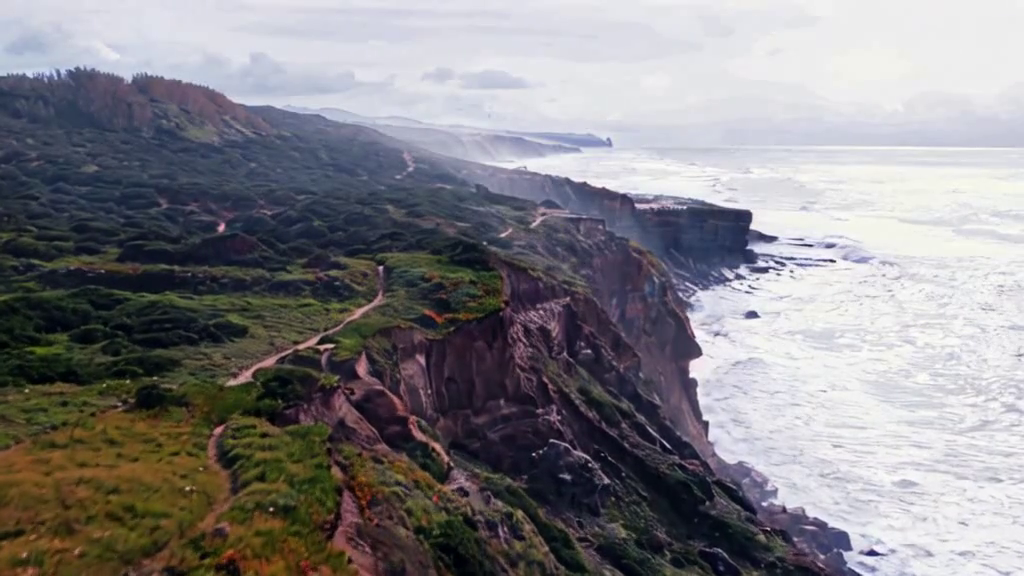
#> input picture frame 12 of examples/generated/cliffwater_interpolated.mp4, 1024 x 576 px, given in place of horses.mp4, which was not available
$ python cli.py
#> lines starting #> are read from the running program, lines starting #| are printed output that depends on the picture; pictures that were not available may be replaced by others from this repository, and a replacement may not be noted
### keyframe-detection/video-keyframe-detector-master/KeyFrameDetector/key_frame_detector.py
import os
import cv2
import csv
import numpy as np
import time
import peakutils
from KeyFrameDetector.utils import convert_frame_to_grayscale, prepare_dirs, plot_metrics

def keyframeDetection(source, dest, Thres, plotMetrics=False, verbose=True):

#> called with source = '/VideoReconstruction/input/horses.mp4', Thres = 0.3, plotMetrics = False, verbose = True
    keyframePath = dest+'/keyFrames'
    imageGridsPath = dest+'/imageGrids'
    csvPath = dest+'/csvFile'
    path2file = csvPath + '/output.csv'
    prepare_dirs(keyframePath, imageGridsPath, csvPath)

    cap = cv2.VideoCapture(source)
    length = int(cap.get(cv2.CAP_PROP_FRAME_COUNT))

    if (cap.isOpened()== False):
        print("Error opening video file")

    lstfrm = []
    lstdiffMag = []
    timeSpans = []
    images = []
    full_color = []
    lastFrame = None
    Start_time = time.process_time()

    # Read until video is completed
    for i in range(length):
        ret, frame = cap.read()
        grayframe, blur_gray = convert_frame_to_grayscale(frame)

        frame_number = cap.get(cv2.CAP_PROP_POS_FRAMES) - 1
        lstfrm.append(frame_number)
        images.append(grayframe)
        full_color.append(frame)
        if frame_number == 0:
            lastFrame = blur_gray

        diff = cv2.subtract(blur_gray, lastFrame)
        diffMag = cv2.countNonZero(diff)
        lstdiffMag.append(diffMag)
        stop_time = time.process_time()
        time_Span = stop_time-Start_time
        timeSpans.append(time_Span)
        lastFrame = blur_gray
#> this loop made 1 pass
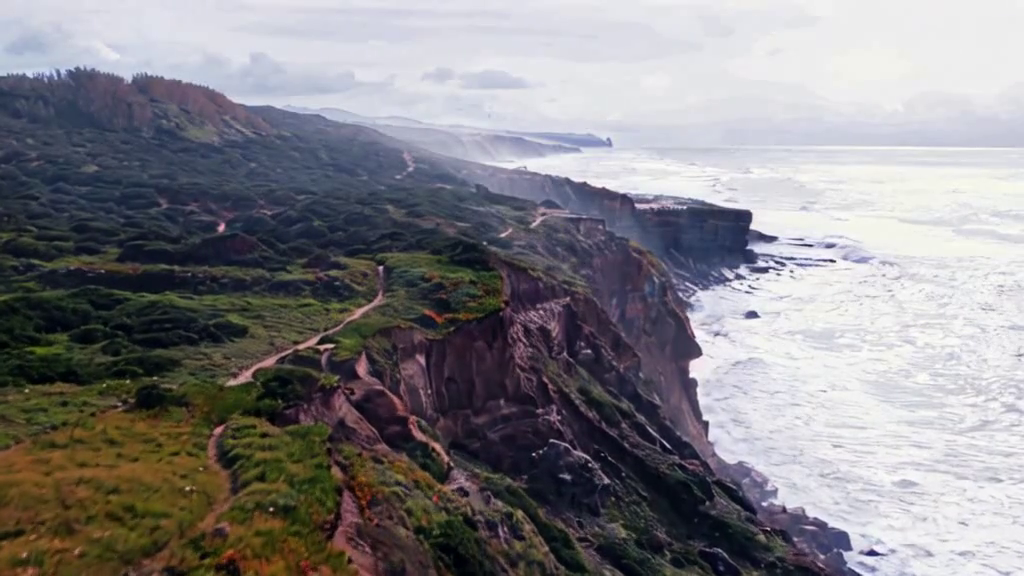
#> input picture frame 12 of examples/generated/cliffwater_interpolated.mp4, 1024 x 576 px, given in place of horses.mp4, which was not available
#> pass 1, in convert_frame_to_grayscale, `gray = cv2.cvtColor(frame, cv2.COLOR_BGR2GRAY)`:
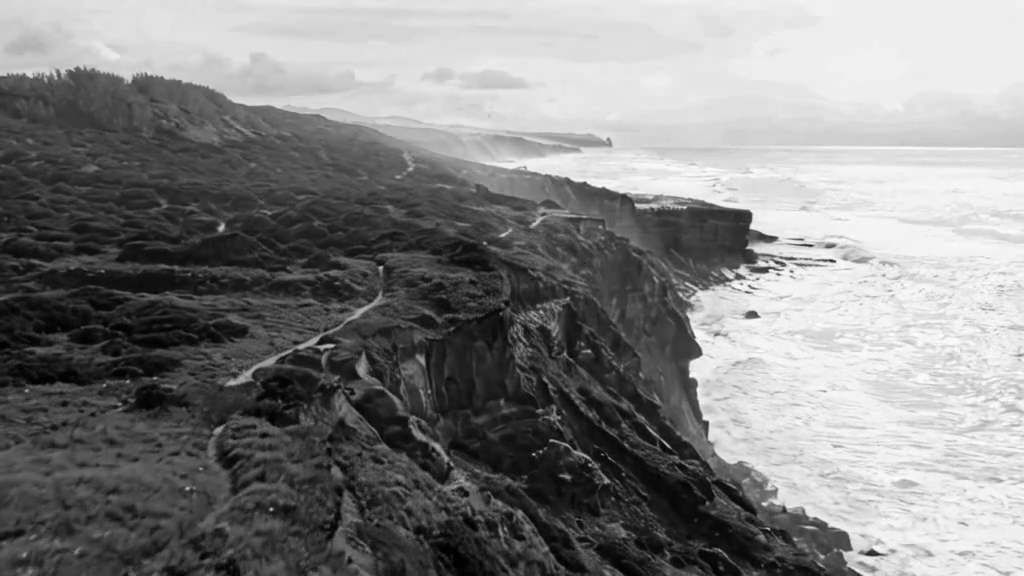
#> gray: shape (576, 1024); min 0, max 255, mean 131.3
#> frame is the input picture: shape (576, 1024, 3); mean B, G, R 134.2, 130.3, 132.4
#> after the loop, full_color = 1 item; images = 1 item; lstdiffMag = []; lstfrm = [12]; timeSpans = []

    cap.release()
    y = np.array(lstdiffMag)
    base = peakutils.baseline(y, 2)
    indices = peakutils.indexes(y-base, Thres, min_dist=1)
    print("Y: ", len(y))

    ##plot to monitor the selected keyframe
    if (plotMetrics):
        plot_metrics(indices, lstfrm, lstdiffMag)

    cnt = 1
    for x in indices:
        cv2.imwrite(os.path.join(keyframePath, str(cnt) + '_' + str(timeSpans[x]) + '.jpg'), full_color[x])
        cnt +=1
        log_message = 'keyframe ' + str(cnt) + ' happened at ' + str(timeSpans[x]) + ' sec.'
        if(verbose):
            print(log_message)
        with open(path2file, 'w') as csvFile:
            writer = csv.writer(csvFile)
            writer.writerows(log_message)
            csvFile.close()

    cv2.destroyAllWindows()

### KeyFrameDetector/utils.py
import os
import cv2
import matplotlib.pyplot as plt
from PIL import Image


def scale(img, xScale, yScale):
    res = cv2.resize(img, None, fx=xScale, fy=yScale, interpolation=cv2.INTER_AREA)
    return res


# [22 lines left out: functions crop, averagePixels, not called in this run]


def convert_frame_to_grayscale(frame):
    grayframe = None
    gray = None
    if frame is not None:
        cv2.cvtColor(frame, cv2.COLOR_BGR2GRAY)
        gray = cv2.cvtColor(frame, cv2.COLOR_BGR2GRAY)
        gray = scale(gray, 1, 1)
        grayframe = scale(gray, 1, 1)
        gray = cv2.GaussianBlur(gray, (9, 9), 0.0)
    return grayframe, gray


def prepare_dirs(keyframePath, imageGridsPath=None, csvPath=None):
    if not os.path.exists(keyframePath):
        os.makedirs(keyframePath)
    if imageGridsPath and not os.path.exists(imageGridsPath):
        os.makedirs(imageGridsPath)
    if csvPath and not os.path.exists(csvPath):
        os.makedirs(csvPath)


# [7 lines left out: function plot_metrics, not called in this run]

### keyframe-detection/video-keyframe-detector-master/cli.py
import argparse

from KeyFrameDetector.key_frame_detector import keyframeDetection

def main():
    parser = argparse.ArgumentParser()
    # horses="/home/iml2/inputs/horses.mp4"
    horses="/VideoReconstruction/input/horses.mp4"
    results = "/VideoReconstruction/keyframe-detection/results"
    # [9 lines of commented-out code are left out]
    keyframeDetection(horses, results, 0.3)

if __name__ == '__main__':
#> (the run stopped early here; a loop or call above may not have finished)

$ run again, starting later in the video
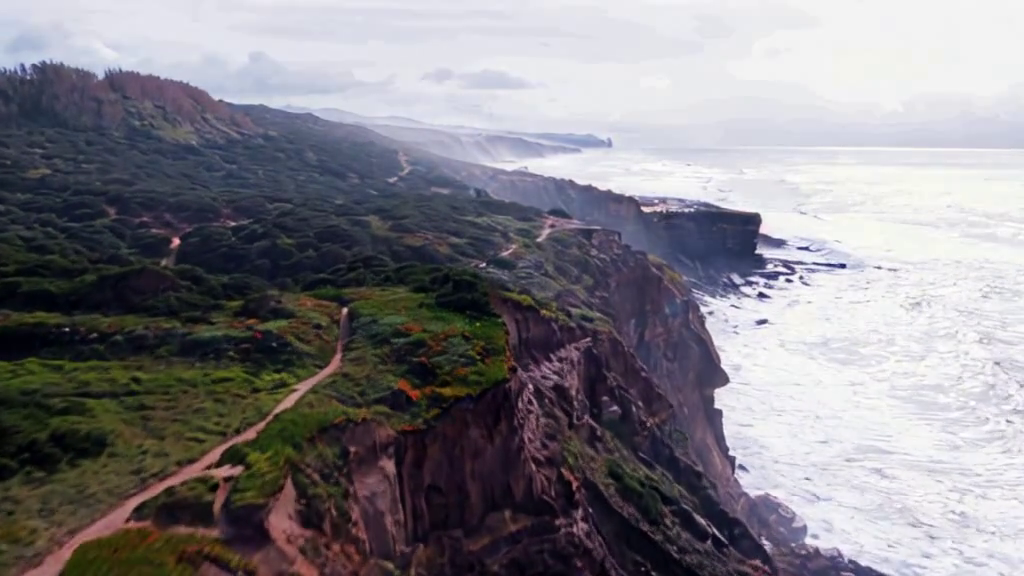
#> input picture frame 56 of examples/generated/cliffwater_interpolated.mp4, 1024 x 576 px, given in place of horses.mp4, which was not available
#> the loop in keyframeDetection, `for i in range(length):` made 1 pass
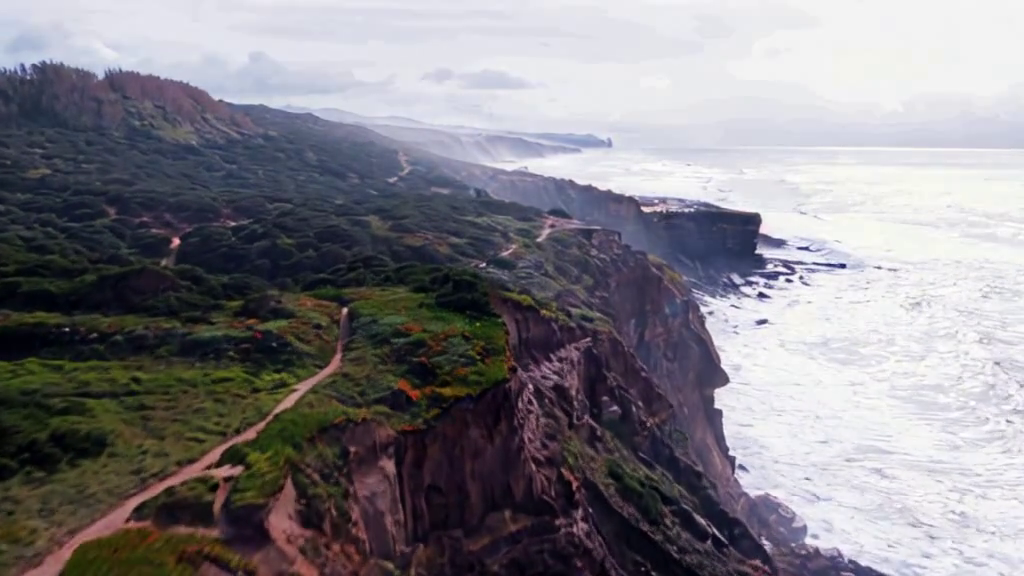
#> input picture frame 56 of examples/generated/cliffwater_interpolated.mp4, 1024 x 576 px, given in place of horses.mp4, which was not available
#> pass 1, in convert_frame_to_grayscale, `gray = cv2.cvtColor(frame, cv2.COLOR_BGR2GRAY)`:
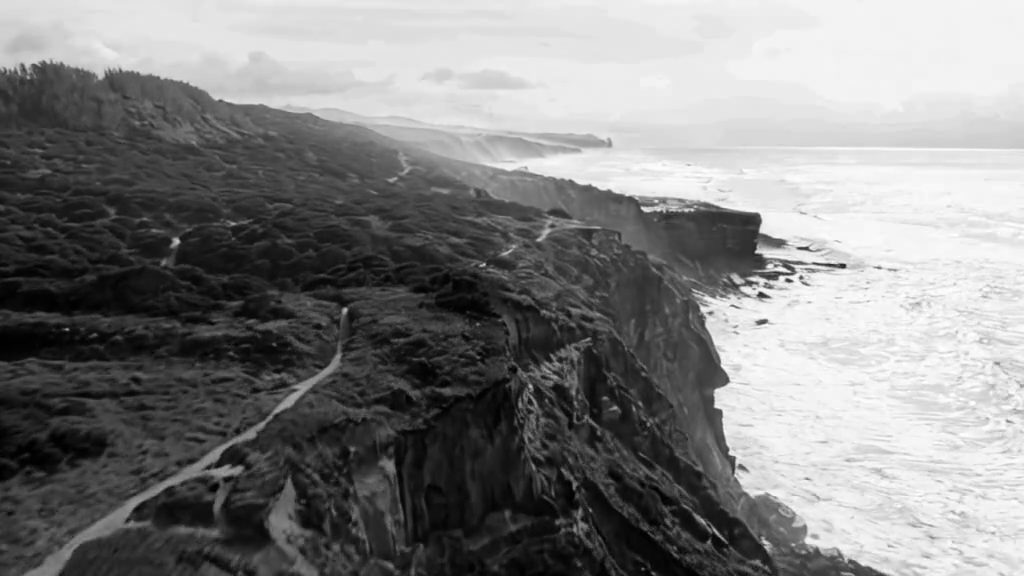
#> gray: shape (576, 1024); min 0, max 255, mean 130.2
#> in keyframeDetection, frame is the input picture: shape (576, 1024, 3); mean B, G, R 134.8, 128.7, 131.3
#> after the loop in keyframeDetection, `for i in range(length):`: full_color = 1 item; lstdiffMag = []; lstfrm = [56]; timeSpans = []

$ run again, starting later in the video
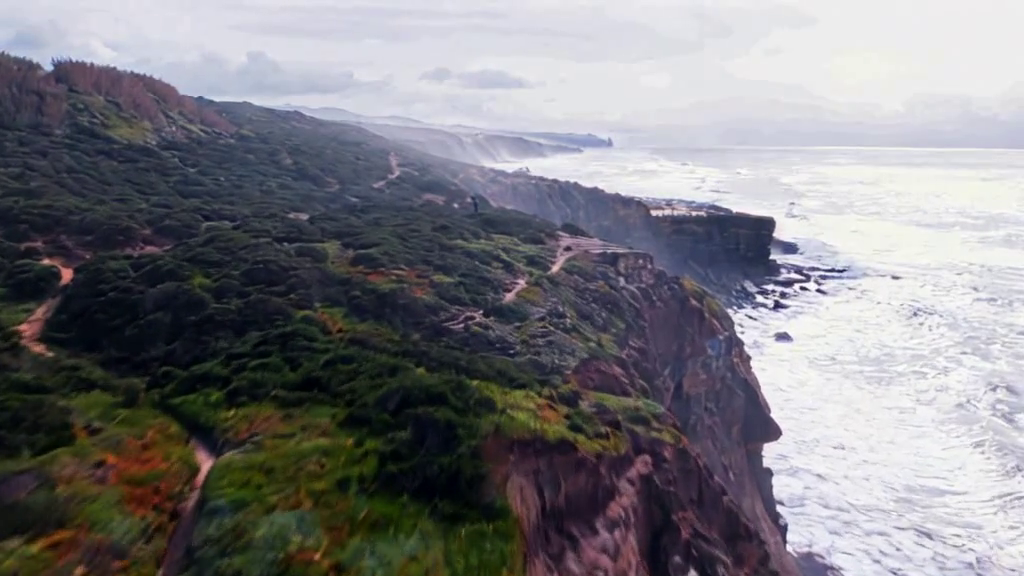
#> input picture frame 100 of examples/generated/cliffwater_interpolated.mp4, 1024 x 576 px, given in place of horses.mp4, which was not available
#> the loop in keyframeDetection, `for i in range(length):` made 1 pass
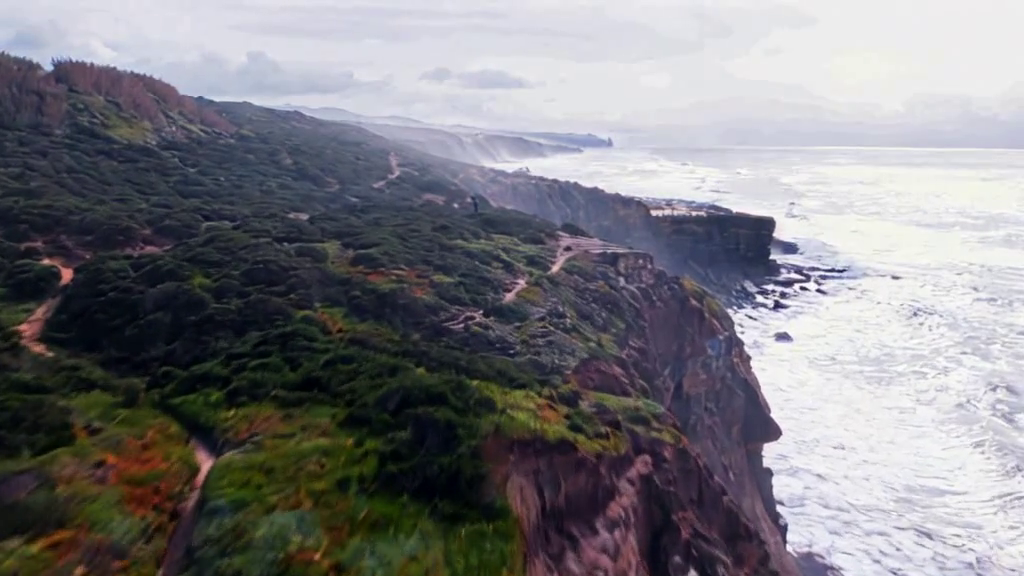
#> input picture frame 100 of examples/generated/cliffwater_interpolated.mp4, 1024 x 576 px, given in place of horses.mp4, which was not available
#> pass 1, in convert_frame_to_grayscale, `gray = cv2.cvtColor(frame, cv2.COLOR_BGR2GRAY)`:
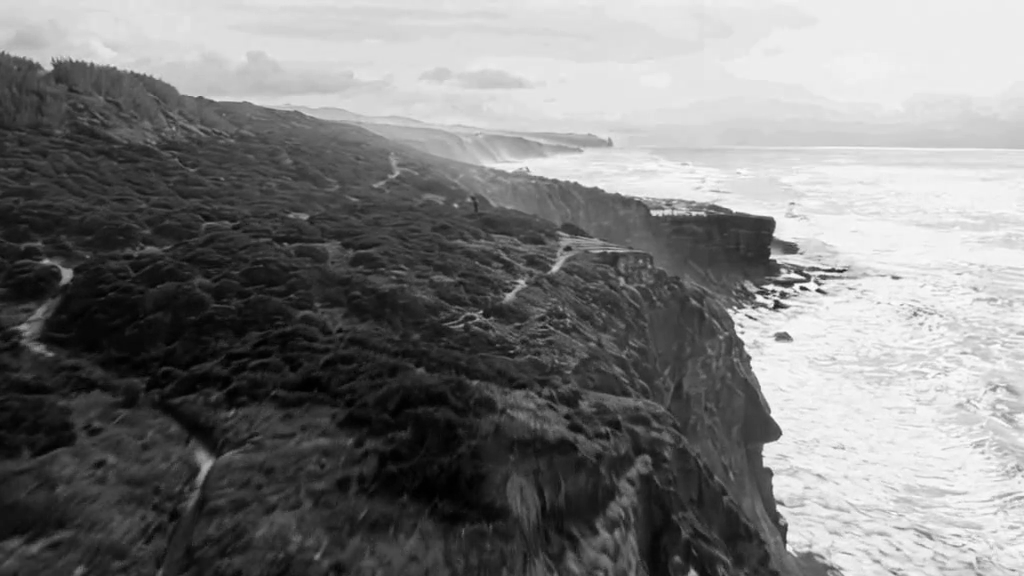
#> gray: shape (576, 1024); min 0, max 255, mean 125.4
#> in keyframeDetection, frame is the input picture: shape (576, 1024, 3); mean B, G, R 129.3, 124.6, 125.5
#> after the loop in keyframeDetection, `for i in range(length):`: full_color = 1 item; lstdiffMag = []; lstfrm = [100]; timeSpans = []
